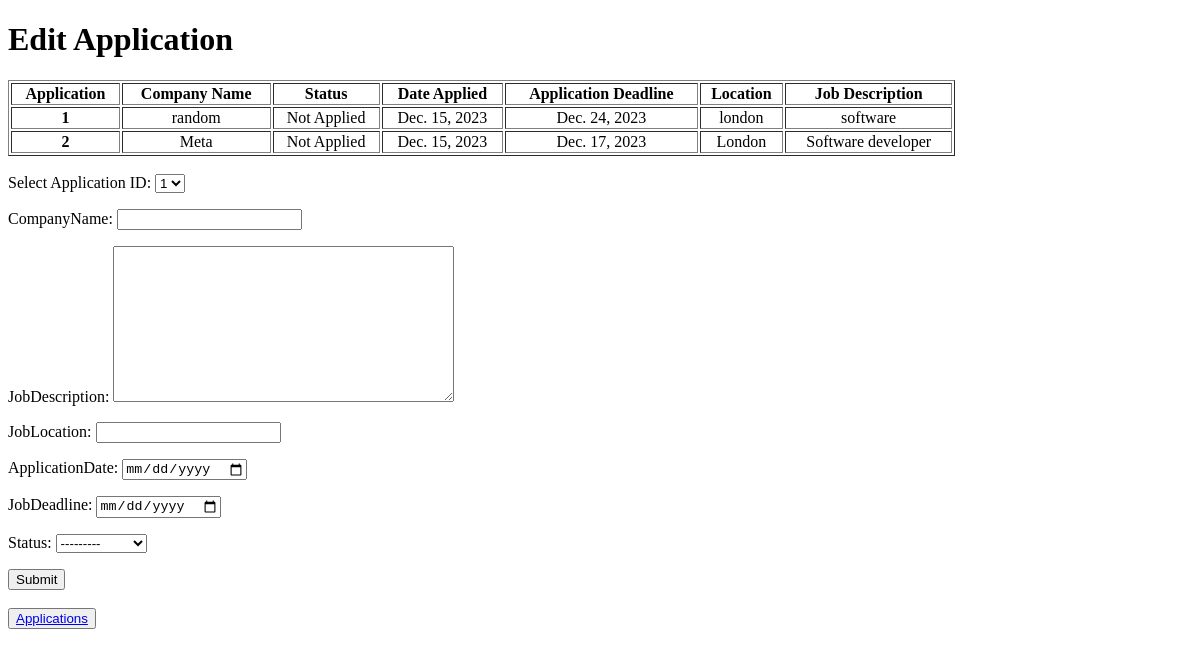
Before: /editApplication (signed in) with the older database file.
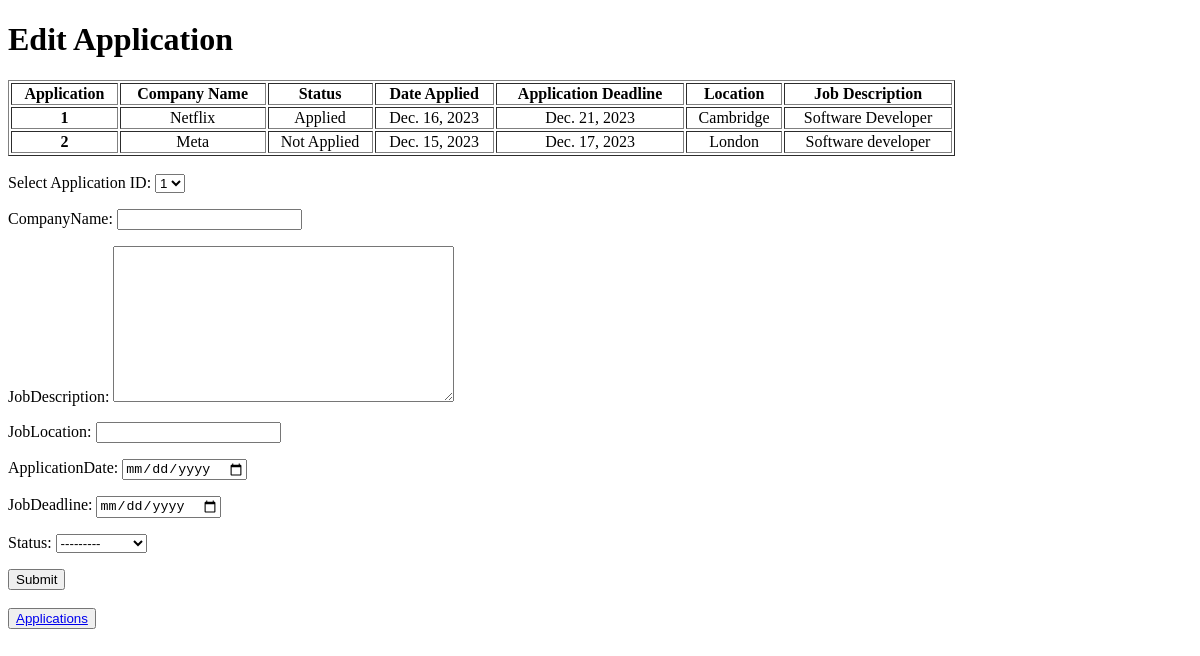
After: the same page with the newer database file.
### userAuth/models.py (models this page shows)
class jobApplication(models.Model):
    notApplied = 'Not Applied'
    applied = 'Applied'
    interview = 'Interview'
    statusOptions = [
        (notApplied, 'Not Applied'),
        (applied, 'Applied'),
        (interview,'Interview'),
    ]
    applicationID = models.AutoField(primary_key=True)
    companyName = models.CharField(default = None,max_length=255)
    jobDescription = models.TextField(default = None)
    jobLocation = models.CharField(default = None, max_length=255)
    applicationDate = models.DateField(default=None)
    jobDeadline = models.DateField(default = None)
    status = models.CharField(max_length=255,choices = statusOptions)
    userID = models.ForeignKey(User,on_delete=models.CASCADE)

### applicationAPI/views.py (the view, shortened to what this page needs)
# urls.py: path('editApplication',views.editApplication, name= 'edit')
@login_required
def editApplication(request):
    form = editJobApplicationData()
    currentUser = request.user
    query = jobApplication.objects.all().filter(userID = currentUser).order_by('-jobDeadline')
    userApplications = jobApplication.objects.filter(userID=currentUser)
    applicationIDs = [app.applicationID for app in userApplications]
    context = {
        'form':form,
        'applicationIDs': applicationIDs,
        'query': query
    }
    return render(request, 'editApplication.html',context)

### applicationAPI/forms.py
class editJobApplicationData(createJobApplicationData):
    class Meta(createJobApplicationData.Meta):
        widgets = {
            'status': forms.Select(attrs={'class': 'form-control'}),
            'applicationDate': DateInput(),
            'jobDeadline': DateInput(),
        }
    def __init__(self, *args, **kwargs):
        super().__init__(*args, **kwargs)
        for field_name, field in self.fields.items():
            field.required = False
            field.empty_value = None

### applicationAPI/templates/editApplication.html (shortened to what this page needs)
<!DOCTYPE html>
<html lang="en">
<head>
</head>
<body>
    <h1>Edit Application</h1>
    <table class="table" border="1" width="80%" height="100%">
        <thead>
            <tr>
                <th scope="col">Application</th>
                <th scope="col">Company Name</th>
                <th scope="col">Status</th>
                <th scope="col">Date Applied</th>
                <th scope="col">Application Deadline</th>
                <th scope="col">Location</th>
                <th scope="col">Job Description</th>
            </tr>
            </thead>
            <tbody>
            {% for application in query %}
            <tr>
                <th scope="row">{{ forloop.counter }}</th>
                <td align="center">{{application.companyName}}</td>
                <td align="center">{{application.status}}</td>
                <td align="center">{{application.applicationDate}}</td>
                <td align="center">{{application.jobDeadline}}</td>
                <td align="center">{{application.jobLocation}}</td>
                <td align="center">{{application.jobDescription}}</td>
            </tr>
            {% endfor %}
            </tbody>
    </table>
    <br>
    <form method="POST">
        <label for="application_id">Select Application ID:</label>
        <select name="application_id" id="application_id">
            {% for id in applicationIDs %}
            <option value="{{ id }}">{{ id }}</option>
            {% endfor %}
        </select>
        {%for field in form%}
            <p>{{field.label}}: {{field}}</p>
        {% endfor %}
        <input type="submit" name="Edit Application">
    </form>
    <br>
    <button><a href="/applications">Applications</a></button>
</body>
</html>

Changed rows visible on the page:
changed jobApplication: companyName "random" → "Netflix"; status "Not Applied" → "Applied"; applicationDate "Dec. 15, 2023" → "Dec. 16, 2023"; jobDeadline "Dec. 24, 2023" → "Dec. 21, 2023"; jobLocation "london" → "Cambridge"; jobDescription "software" → "Software Developer"
